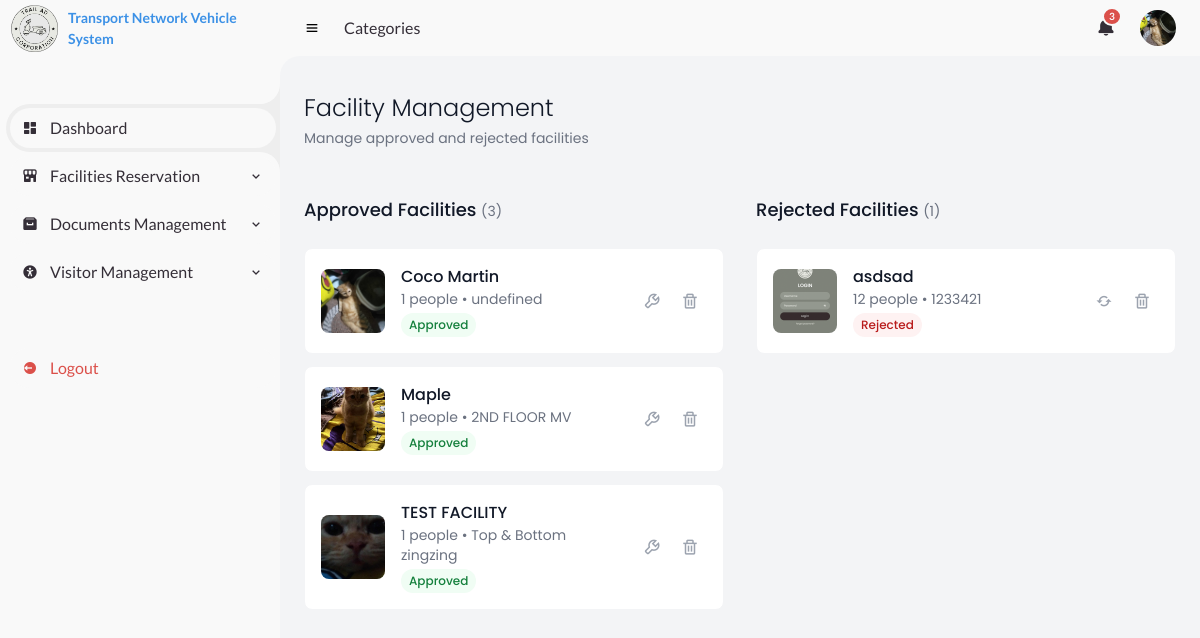
Screenshot of /PHP/Reservation_Calendar.php (signed in) with the database file from the repository.
### tables this page shows
CREATE TABLE `users` (
  `id` int(11) NOT NULL,
  `username` varchar(50) NOT NULL,
  `password` varchar(255) NOT NULL,
  `role` enum('super_admin','admin','employee') NOT NULL,
  `created_at` timestamp NOT NULL DEFAULT current_timestamp(),
  `email` varchar(255) DEFAULT NULL,
  `profile_picture` varchar(255) DEFAULT NULL
);

CREATE TABLE `facilities` (
  `facility_id` int(11) NOT NULL,
  `name` varchar(100) NOT NULL,
  `capacity` int(11) NOT NULL,
  `location` varchar(150) NOT NULL,
  `status` enum('Pending','Approved','Rejected','Under Maintenance') DEFAULT 'Pending',
  `picture` varchar(255) DEFAULT NULL,
  `available_date` date NOT NULL,
  `available_time` time NOT NULL,
  `created_at` timestamp NOT NULL DEFAULT current_timestamp()
);

### PHP/partials/functions.php (called while the page is built, shortened)
<?php
function getPendingItems($conn) {
    $pendingItems = [];
    $sql_res = "SELECT 'Reservation' as type, reserved_by as name, created_at, 'Approval_Rejection_Requests.php' as link
                FROM reservations WHERE status = 'Pending' ORDER BY created_at DESC LIMIT 3";
    $result_res = $conn->query($sql_res);
    $sql_fac = "SELECT 'New Facility' as type, name, created_at, 'Reserve_Room.php' as link
                FROM facilities WHERE status = 'Pending' ORDER BY created_at DESC LIMIT 3";
    $result_fac = $conn->query($sql_fac);
    if ($result_fac && $result_fac->num_rows > 0) {
        while ($row = $result_fac->fetch_assoc()) {
            $pendingItems[] = $row;
        }
    }
    $sql_vis = "SELECT 'Visitor Pre-Reg' as type, name, created_at, 'Visitor_Pre_Registration.php' as link
                FROM visitors WHERE request_status = 'pending' ORDER BY created_at DESC LIMIT 3";
    $result_vis = $conn->query($sql_vis);
    if ($result_vis && $result_vis->num_rows > 0) {
        while ($row = $result_vis->fetch_assoc()) {
            $pendingItems[] = $row;
        }
    }
    usort($pendingItems, function($a, $b) {
        return strtotime($b['created_at']) - strtotime($a['created_at']);
    });
    return array_slice($pendingItems, 0, 5);
}
?>

### PHP/Reservation_Calendar.php (the view, shortened to what this page needs)
<?php
include 'db_connect.php';
include 'partials/functions.php';
$pendingApprovals = getPendingItems($conn);
$sql = "SELECT * FROM facilities WHERE status IN ('Approved', 'Rejected') ORDER BY name ASC";
$result = $conn->query($sql);
$approvedFacilities = [];
$rejectedFacilities = [];
if ($result && $result->num_rows > 0) {
    while ($row = $result->fetch_assoc()) {
        if ($row['status'] === 'Approved') {
            $approvedFacilities[] = $row;
        } elseif ($row['status'] === 'Rejected') {
            $rejectedFacilities[] = $row;
        }
    }
}
?>
<!DOCTYPE html>
<html lang="en">
<head>
    <link href='https://unpkg.com/boxicons@2.1.4/css/boxicons.min.css' rel='stylesheet'>
    <script src="https://cdn.tailwindcss.com"></script>
    <link rel="stylesheet" href="../CSS/index.css">
</head>
<body class="bg-gray-100 flex h-screen overflow-hidden">
    <?php include 'partials/sidebar.php'; ?>
    <section id="content">
        <?php include 'partials/header.php'; ?>
        <main class="max-w-7xl mx-auto px-4 py-8">
            <div class="mb-12">
                <h1 class="text-2xl font-light text-gray-900">Facility Management</h1>
                <p class="text-sm text-gray-500 mt-1">Manage approved and rejected facilities</p>
            </div>
            <div class="grid lg:grid-cols-2 gap-8">
                    <div>
                        <h2 class="text-lg font-medium text-gray-900 mb-6">Approved Facilities <span class="text-sm font-normal text-gray-500">(<?php echo count($approvedFacilities); ?>)</span></h2>
                        <div class="space-y-3">
                            <?php if (empty($approvedFacilities)): ?>
                                <p class="text-gray-400 text-center py-8">No approved facilities</p>
                            <?php else: ?>
                                <?php foreach ($approvedFacilities as $row):
                                    $picturePath = !empty($row['picture']) ? "../uploads/" . htmlspecialchars($row['picture']) : "https://via.placeholder.com/300x200?text=No+Image";
                                ?>
                                    <div class='bg-white rounded-lg border border-gray-100 p-4 flex gap-4 items-center hover:border-gray-200 transition-colors'>
                                        <div class='w-16 h-16 rounded-lg overflow-hidden bg-gray-100 flex-shrink-0'>
                                            <img src='<?php echo $picturePath; ?>' alt='<?php echo htmlspecialchars($row['name']); ?>' class='w-full h-full object-cover'>
                                        </div>
                                        <div class="flex-grow min-w-0">
                                            <h3 class='font-medium text-gray-900 truncate'><?php echo htmlspecialchars($row['name']); ?></h3>
                                            <p class='text-sm text-gray-500'><?php echo $row['capacity']; ?> people • <?php echo htmlspecialchars($row['location']); ?></p>
                                            <span class='inline-block mt-1 px-2 py-1 rounded-full text-xs font-medium bg-green-50 text-green-700'>Approved</span>
                                        </div>
                                        <div class="flex gap-1 flex-shrink-0">
                                            <form method='POST' onsubmit="return confirm('Set to maintenance?');">
                                                <button type='submit' class='p-2 text-gray-400 hover:text-yellow-600 transition-colors' title="Set to Maintenance">
                                                    <i class='bx bx-wrench text-lg'></i>
                                                </button>
                                            </form>
                                            <form method='POST' onsubmit="return confirm('Delete permanently?');">
                                                <button type='submit' class='p-2 text-gray-400 hover:text-red-600 transition-colors' title="Delete">
                                                    <i class='bx bx-trash text-lg'></i>
                                                </button>
                                            </form>
                                        </div>
                                    </div>
                                <?php endforeach; ?>
                            <?php endif; ?>
                        </div>
                    </div>
                    <div>
                        <h2 class="text-lg font-medium text-gray-900 mb-6">Rejected Facilities <span class="text-sm font-normal text-gray-500">(<?php echo count($rejectedFacilities); ?>)</span></h2>
                        <div class="space-y-3">
                            <?php if (empty($rejectedFacilities)): ?>
                                <p class="text-gray-400 text-center py-8">No rejected facilities</p>
                            <?php else: ?>
                                <?php foreach ($rejectedFacilities as $row):
                                    $picturePath = !empty($row['picture']) ? "../uploads/" . htmlspecialchars($row['picture']) : "https://via.placeholder.com/300x200?text=No+Image";
                                ?>
                                    <div class='bg-white rounded-lg border border-gray-100 p-4 flex gap-4 items-center hover:border-gray-200 transition-colors'>
                                        <div class='w-16 h-16 rounded-lg overflow-hidden bg-gray-100 flex-shrink-0'>
                                            <img src='<?php echo $picturePath; ?>' alt='<?php echo htmlspecialchars($row['name']); ?>' class='w-full h-full object-cover'>
                                        </div>
                                        <div class="flex-grow min-w-0">
                                            <h3 class='font-medium text-gray-900 truncate'><?php echo htmlspecialchars($row['name']); ?></h3>
                                            <p class='text-sm text-gray-500'><?php echo $row['capacity']; ?> people • <?php echo htmlspecialchars($row['location']); ?></p>
                                            <span class='inline-block mt-1 px-2 py-1 rounded-full text-xs font-medium bg-red-50 text-red-700'>Rejected</span>
                                        </div>
                                        <div class="flex gap-1 flex-shrink-0">
                                            <form method='POST' onsubmit="return confirm('Reconsider for approval?');">
                                                <button type='submit' class='p-2 text-gray-400 hover:text-blue-600 transition-colors' title="Reconsider">
                                                    <i class='bx bx-refresh text-lg'></i>
                                                </button>
                                            </form>
                                            <form method='POST' onsubmit="return confirm('Delete permanently?');">
                                                <button type='submit' class='p-2 text-gray-400 hover:text-red-600 transition-colors' title="Delete">
                                                    <i class='bx bx-trash text-lg'></i>
                                                </button>
                                            </form>
                                        </div>
                                    </div>
                                <?php endforeach; ?>
                            <?php endif; ?>
                        </div>
                    </div>
                </div>
            </main>
    </section>
</body>
</html>

### PHP/partials/header.php (shortened to what this page needs)
<?php
$currentUserProfilePic = '../PICTURES/Ser.jpg';
try {
    if (isset($conn) && isset($_SESSION['user_id'])) {
        $columns = $conn->query("SHOW COLUMNS FROM users LIKE 'profile_picture'");
        if ($columns && $columns->num_rows > 0) {
            $stmt = $conn->prepare("SELECT profile_picture FROM users WHERE id = ?");
            $stmt->bind_param("i", $_SESSION['user_id']);
            $stmt->execute();
            $result = $stmt->get_result();
            $user = $result->fetch_assoc();
            if (!empty($user['profile_picture']) && file_exists("../uploads/profiles/" . $user['profile_picture'])) {
                $currentUserProfilePic = "../uploads/profiles/" . $user['profile_picture'];
            }
        }
    }
} catch (Exception $e) {
}
?>
<nav>
    <i class='bx bx-menu' ></i>
    <a href="#" class="nav-link">Categories</a>
    <a href="#" class="notification" id="notificationBtn">
        <i class='bx bxs-bell' ></i>
        <span class="num"><?= count($pendingApprovals) ?></span>
    </a>
    <a href="#" class="profile" id="profileBtn">
        <img src="<?= htmlspecialchars($currentUserProfilePic) ?>" alt="Profile">
    </a>
</nav>

### CSS/index.css (style rules this page uses)
* { margin: 0; padding: 0; box-sizing: border-box; }
a { text-decoration: none; }
:root { --poppins: 'Poppins', sans-serif; --lato: 'Lato', sans-serif; --light: #F9F9F9; --blue: #3C91E6; --light-blue: #CFE8FF; --grey: #eee; --dark-grey: #AAAAAA; --dark: #342E37; --red: #DB504A; --yellow: #FFCE26; --light-yellow: #FFF2C6; --orange: #FD7238; --light-orange: #FFE0D3; }
html { overflow-x: hidden; }
body { background: var(--grey); overflow-x: hidden; }
#content { position: relative; width: calc(100% - 280px); left: 280px; transition: .3s ease; }
#content nav { height: 56px; background: var(--light); padding: 0 24px; display: flex; align-items: center; grid-gap: 24px; font-family: var(--lato); position: sticky; top: 0; left: 0; z-index: 1000; }
#content nav::before { content: ''; position: absolute; width: 40px; height: 40px; bottom: -40px; left: 0; border-radius: 50%; box-shadow: -20px -20px 0 var(--light); }
#content nav a { color: var(--dark); }
#content nav .bx.bx-menu { cursor: pointer; }
#content nav .nav-link { font-size: 16px; transition: 3s ease; }
#content nav .notification { position: relative; font-size: 20px; }
#content nav .notification .num { position: absolute; top: -6px; right: -6px; width: 20px; border-radius: 50%; border: 2px solid var(--light); background: var(--red); color: var(--light); font-weight: 700; font-size: 10px; display: flex; justify-content: center; align-items: center; }
#content nav .profile img { width: 36px; height: 36px; object-fit: cover; border-radius: 50%; }
#content main { width: 100%; padding: 36px 24px; font-family: var(--poppins); max-height: calc(100vh - 56px); overflow-y: auto; }

### rows the page displays
users: profile_picture (picture)
facilities: picture (picture), name "Coco Martin", capacity "1", location "undefined"
facilities: picture (picture), name "Maple", capacity "1", location "2ND FLOOR MV"
facilities: picture (picture), name "TEST FACILITY", capacity "1", location "Top & Bottom zingzing"
facilities: picture (picture), name "asdsad", capacity "12", location "1233421"

### other values shown
count($pendingApprovals) "3"
count($approvedFacilities) "3"
count($rejectedFacilities) "1"
